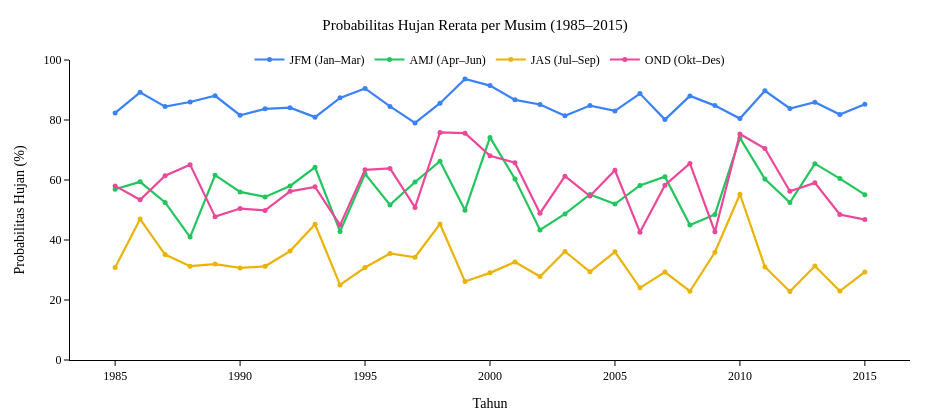

Notebook cell for this chart:
### Markdown cell above
## 9. Time Series Probabilitas Hujan per Musim (Tab 2)

Visualisasi time series rerata probabilitas hujan per musim (1985–2015), identik dengan Tab 2 di Streamlit dashboard.

### Code cell
ts_df = build_rainfall_timeseries(spasial)

# ======================================
# TIME SERIES CURAH HUJAN
# FORMAT PPKI IPB EDISI 4
# ======================================

fig_ts = go.Figure()

for s in SEASON_ORDER:

    col_name = s

    if col_name in ts_df.columns:

        fig_ts.add_trace(
            go.Scatter(
                x=ts_df['Year'],
                y=ts_df[col_name],

                name=f'{s} ({SEASON_MONTHS[s]})',

                line=dict(
                    color=SEASON_COLORS[s],
                    width=2.2
                ),

                mode='lines+markers',

                marker=dict(
                    size=5
                ),

                hovertemplate=(
                    f'<b>{s}</b><br>' +
                    'Tahun: %{x}<br>' +
                    'Probabilitas: %{y:.1f}%<extra></extra>'
                )
            )
        )

# ======================================
# LAYOUT
# ======================================
fig_ts.update_layout(

    title=dict(
        text='Probabilitas Hujan Rerata per Musim (1985–2015)',
        x=0.5,

        font=dict(
            family='Times New Roman',
            size=15,
            color='black'
        )
    ),

    font=dict(
        family='Times New Roman',
        size=12,
        color='black'
    ),

    plot_bgcolor='white',
    paper_bgcolor='white',

    width=950,
    height=420,

    margin=dict(
        l=70,
        r=40,
        t=60,
        b=60
    ),

    hovermode='x unified',

    legend=dict(
        orientation='h',
        y=1.05,
        x=0.5,
        xanchor='center'
    )
)

# ======================================
# X AXIS
# ======================================
fig_ts.update_xaxes(

    title='Tahun',

    showgrid=False,

    showline=True,
    linewidth=1,
    linecolor='black',

    ticks='outside',
    tickwidth=1,
    tickcolor='black'
)

# ======================================
# Y AXIS
# ======================================
fig_ts.update_yaxes(

    title='Probabilitas Hujan (%)',

    range=[0, 100],

    showgrid=False,

    showline=True,
    linewidth=1,
    linecolor='black',

    ticks='outside',
    tickwidth=1,
    tickcolor='black'
)

fig_ts.show()

### Figure 1 — Plotly figure (JSON) as saved in the notebook; plotly's stock layout.template omitted (floating-point values rounded to 4 significant figures)
{"data": [{"hovertemplate": "<b>JFM</b><br>Tahun: %{x}<br>Probabilitas: %{y:.1f}%<extra></extra>", "line": {"color": "#3b82f6", "width": 2.2}, "marker": {"size": 5}, "mode": "lines+markers", "name": "JFM (Jan–Mar)", "type": "scatter", "x": [1985, 1986, 1987, 1988, 1989, 1990, 1991, 1992, 1993, 1994, 1995, 1996, 1997, 1998, 1999, 2000, 2001, 2002, 2003, 2004, 2005, 2006, 2007, 2008, 2009, 2010, 2011, 2012, 2013, 2014, 2015], "y": [82.37, 89.24, 84.47, 86.01, 88.07, 81.6, 83.71, 84.12, 80.95, 87.38, 90.51, 84.53, 79.03, 85.6, 93.7, 91.47, 86.71, 85.16, 81.39, 84.81, 83.03, 88.8, 80.14, 88.03, 84.8, 80.49, 89.75, 83.85, 85.92, 81.82, 85.28]}, {"hovertemplate": "<b>AMJ</b><br>Tahun: %{x}<br>Probabilitas: %{y:.1f}%<extra></extra>", "line": {"color": "#22c55e", "width": 2.2}, "marker": {"size": 5}, "mode": "lines+markers", "name": "AMJ (Apr–Jun)", "type": "scatter", "x": [1985, 1986, 1987, 1988, 1989, 1990, 1991, 1992, 1993, 1994, 1995, 1996, 1997, 1998, 1999, 2000, 2001, 2002, 2003, 2004, 2005, 2006, 2007, 2008, 2009, 2010, 2011, 2012, 2013, 2014, 2015], "y": [56.92, 59.39, 52.52, 40.99, 61.6, 56.04, 54.37, 58.03, 64.22, 42.85, 62.03, 51.7, 59.33, 66.27, 49.89, 74.2, 60.35, 43.37, 48.69, 55.2, 51.99, 58.2, 61.09, 44.99, 48.51, 74.02, 60.31, 52.46, 65.45, 60.47, 55.12]}, {"hovertemplate": "<b>JAS</b><br>Tahun: %{x}<br>Probabilitas: %{y:.1f}%<extra></extra>", "line": {"color": "#eab308", "width": 2.2}, "marker": {"size": 5}, "mode": "lines+markers", "name": "JAS (Jul–Sep)", "type": "scatter", "x": [1985, 1986, 1987, 1988, 1989, 1990, 1991, 1992, 1993, 1994, 1995, 1996, 1997, 1998, 1999, 2000, 2001, 2002, 2003, 2004, 2005, 2006, 2007, 2008, 2009, 2010, 2011, 2012, 2013, 2014, 2015], "y": [30.87, 47.0, 35.13, 31.26, 31.96, 30.69, 31.23, 36.3, 45.22, 25.04, 30.83, 35.5, 34.25, 45.35, 26.18, 29.05, 32.69, 27.82, 36.2, 29.42, 36.06, 24.06, 29.31, 22.92, 35.91, 55.25, 31.01, 22.86, 31.32, 22.98, 29.35]}, {"hovertemplate": "<b>OND</b><br>Tahun: %{x}<br>Probabilitas: %{y:.1f}%<extra></extra>", "line": {"color": "#ec4899", "width": 2.2}, "marker": {"size": 5}, "mode": "lines+markers", "name": "OND (Okt–Des)", "type": "scatter", "x": [1985, 1986, 1987, 1988, 1989, 1990, 1991, 1992, 1993, 1994, 1995, 1996, 1997, 1998, 1999, 2000, 2001, 2002, 2003, 2004, 2005, 2006, 2007, 2008, 2009, 2010, 2011, 2012, 2013, 2014, 2015], "y": [58.03, 53.4, 61.43, 65.12, 47.78, 50.48, 49.87, 56.21, 57.72, 44.96, 63.38, 63.85, 50.86, 75.87, 75.62, 68.06, 65.74, 48.93, 61.27, 54.63, 63.25, 42.62, 58.28, 65.54, 42.75, 75.32, 70.51, 56.27, 59.05, 48.49, 46.81]}], "layout": {"font": {"color": "black", "family": "Times New Roman", "size": 12}, "height": 420, "hovermode": "x unified", "legend": {"orientation": "h", "x": 0.5, "xanchor": "center", "y": 1.05}, "margin": {"b": 60, "l": 70, "r": 40, "t": 60}, "paper_bgcolor": "white", "plot_bgcolor": "white", "title": {"font": {"color": "black", "family": "Times New Roman", "size": 15}, "text": "Probabilitas Hujan Rerata per Musim (1985–2015)", "x": 0.5}, "width": 950, "xaxis": {"linecolor": "black", "linewidth": 1, "showgrid": false, "showline": true, "tickcolor": "black", "ticks": "outside", "tickwidth": 1, "title": {"text": "Tahun"}}, "yaxis": {"linecolor": "black", "linewidth": 1, "range": [0, 100], "showgrid": false, "showline": true, "tickcolor": "black", "ticks": "outside", "tickwidth": 1, "title": {"text": "Probabilitas Hujan (%)"}}}}
